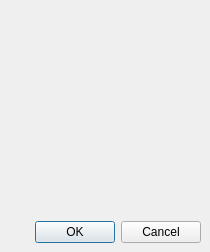
<ui version="4.0" >
 <comment>*********************************************************************
**
** Copyright (C) 1992-2008 Trolltech ASA. All rights reserved.
**
** This file is part of the Qt Designer of the Qt Toolkit.
**
** This file may be used under the terms of the GNU General Public
** License versions 2.0 or 3.0 as published by the Free Software
** Foundation and appearing in the files LICENSE.GPL2 and LICENSE.GPL3
** included in the packaging of this file.  Alternatively you may (at
** your option) use any later version of the GNU General Public
** License if such license has been publicly approved by Trolltech ASA
** (or its successors, if any) and the KDE Free Qt Foundation. In
** addition, as a special exception, Trolltech gives you certain
** additional rights. These rights are described in the Trolltech GPL
** Exception version 1.1, which can be found at
** http://www.trolltech.com/products/qt/gplexception/ and in the file
** GPL_EXCEPTION.txt in this package.
**
** Please review the following information to ensure GNU General
** Public Licensing requirements will be met:
** http://trolltech.com/products/qt/licenses/licensing/opensource/. If
** you are unsure which license is appropriate for your use, please
** review the following information:
** http://trolltech.com/products/qt/licenses/licensing/licensingoverview
** or contact the sales department at sales@trolltech.com.
**
** In addition, as a special exception, Trolltech, as the sole
** copyright holder for Qt Designer, grants users of the Qt/Eclipse
** Integration plug-in the right for the Qt/Eclipse Integration to
** link to functionality provided by Qt Designer and its related
** libraries.
**
** This file is provided "AS IS" with NO WARRANTY OF ANY KIND,
** INCLUDING THE WARRANTIES OF DESIGN, MERCHANTABILITY AND FITNESS FOR
** A PARTICULAR PURPOSE. Trolltech reserves all rights not expressly
** granted herein.
**
** This file is provided AS IS with NO WARRANTY OF ANY KIND, INCLUDING THE
** WARRANTY OF DESIGN, MERCHANTABILITY AND FITNESS FOR A PARTICULAR PURPOSE.
**
*********************************************************************</comment>
 <class>qdesigner_internal::QtGradientDialog</class>
 <widget class="QDialog" name="qdesigner_internal::QtGradientDialog" >
  <property name="geometry" >
   <rect>
    <x>0</x>
    <y>0</y>
    <width>210</width>
    <height>252</height>
   </rect>
  </property>
  <property name="windowTitle" >
   <string>Edit Gradient</string>
  </property>
  <layout class="QVBoxLayout" >
   <property name="margin" >
    <number>9</number>
   </property>
   <property name="spacing" >
    <number>6</number>
   </property>
   <item>
    <widget class="qdesigner_internal::QtGradientEditor" name="gradientEditor" >
     <property name="sizePolicy" >
      <sizepolicy>
       <hsizetype>3</hsizetype>
       <vsizetype>3</vsizetype>
       <horstretch>0</horstretch>
       <verstretch>0</verstretch>
      </sizepolicy>
     </property>
    </widget>
   </item>
   <item>
    <widget class="QDialogButtonBox" name="buttonBox" >
     <property name="orientation" >
      <enum>Qt::Horizontal</enum>
     </property>
     <property name="standardButtons" >
      <set>QDialogButtonBox::Cancel|QDialogButtonBox::NoButton|QDialogButtonBox::Ok</set>
     </property>
    </widget>
   </item>
  </layout>
 </widget>
 <customwidgets>
  <customwidget>
   <class>qdesigner_internal::QtGradientEditor</class>
   <extends>QFrame</extends>
   <header>qtgradienteditor.h</header>
  </customwidget>
 </customwidgets>
 <resources/>
 <connections>
  <connection>
   <sender>buttonBox</sender>
   <signal>accepted()</signal>
   <receiver>qdesigner_internal::QtGradientDialog</receiver>
   <slot>accept()</slot>
   <hints>
    <hint type="sourcelabel" >
     <x>72</x>
     <y>224</y>
    </hint>
    <hint type="destinationlabel" >
     <x>21</x>
     <y>243</y>
    </hint>
   </hints>
  </connection>
  <connection>
   <sender>buttonBox</sender>
   <signal>rejected()</signal>
   <receiver>qdesigner_internal::QtGradientDialog</receiver>
   <slot>reject()</slot>
   <hints>
    <hint type="sourcelabel" >
     <x>168</x>
     <y>233</y>
    </hint>
    <hint type="destinationlabel" >
     <x>152</x>
     <y>251</y>
    </hint>
   </hints>
  </connection>
 </connections>
</ui>
